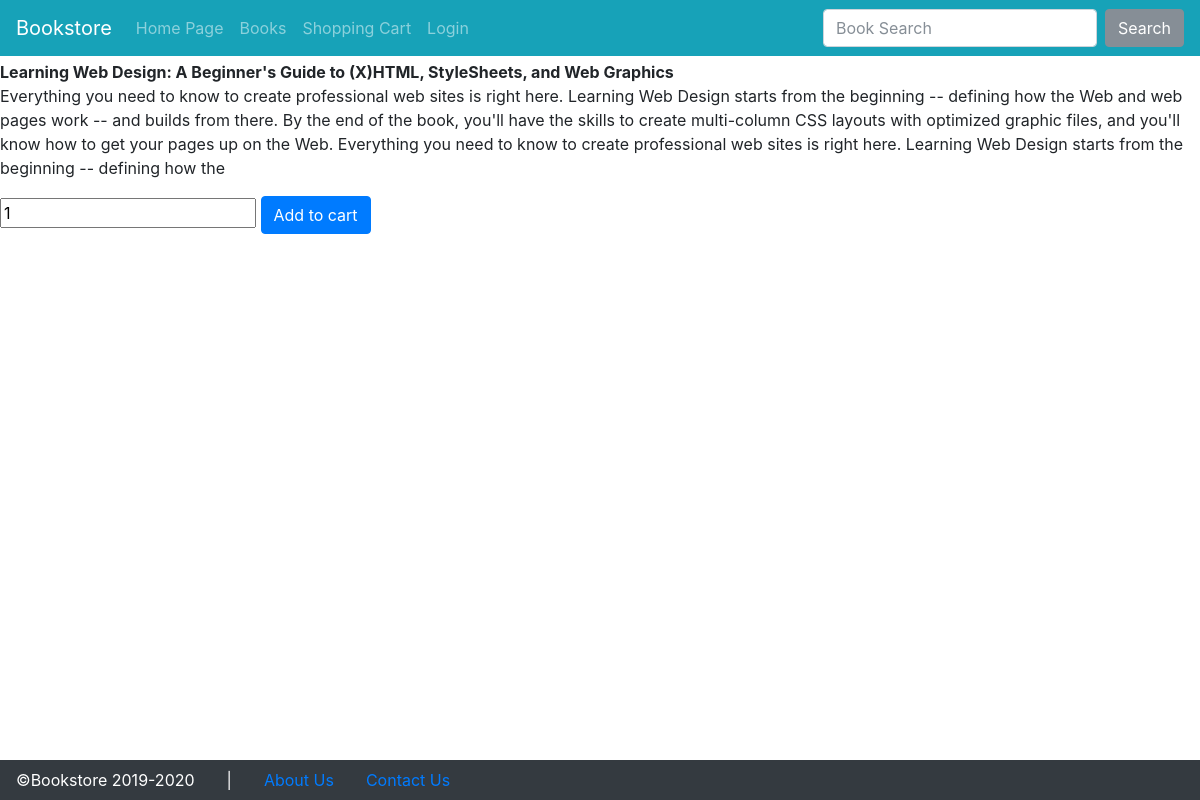
Screenshot of /index.php?p=productinfo&pid=13 with the database file from the repository.
### tables this page shows
CREATE TABLE `product` (
  `ID` int(11) NOT NULL,
  `Title` varchar(200) DEFAULT NULL,
  `author` int(11) NOT NULL,
  `Description` varchar(500) DEFAULT NULL,
  `Price` float DEFAULT NULL,
  `stock` int(11) UNSIGNED NOT NULL DEFAULT 0,
  `Category` int(11) DEFAULT NULL,
  `image` varchar(500) NOT NULL DEFAULT 'products/empty.png'
);

### internal/productinfo.php (the view, shortened to what this page needs)
<?php
$pid = $_REQUEST['pid'];
$sql = "select * from product where ID=?";
if( $stmt = $mysqli->prepare($sql) ) {
	$stmt->bind_param("i", $pid);
	$stmt->execute();
	$result = $stmt->get_result();
	while ($row = $result->fetch_assoc()) {
		print "<b>$row[Title]</b>".
		"<p>$row[Description]</p>".
		"<form onsubmit='add_cart(event, $row[ID])'>
			<input id='qty' type='number' min='1' step='1' value='1' name='qty'>
			<button type='submit' class='btn btn-primary' id='btn_add_cart'>Add to cart</button>
		</form>
		";
	}
}
?>

### index.php (shortened to what this page needs)
<!doctype html>
<html lang="en">
<head>
    <link href="./bootstrap/bootstrap.min.css" rel="stylesheet">
    <link href="./css/select2.min.css" rel="stylesheet">
    <link href="./css/select2-bootstrap4.min.css" rel="stylesheet">
    <link href="./bootstrap/dashboard.css" rel="stylesheet">
    <link href="./css/datatables.min.css" rel="stylesheet">
    <link href="./css/custom.css" rel="stylesheet">
    <link href="./css/toastr.min.css" rel="stylesheet">
  </head>
<body>
    <header>
      <nav id="topNavbar" class="navbar navbar-expand-<?php if($_SESSION['username']!='?') echo "lg"; else echo "md";?> navbar-dark bg-info">
        <a class="navbar-brand" href="#">Bookstore</a>
        <div class="collapse navbar-collapse" id="navbarsExampleDefault">
          <ul class="navbar-nav mr-auto">
          <?php if($_SESSION['is_admin']):?>
			<li class="nav-item<?php if($_SERVER['QUERY_STRING'] == 'p=author_manage') echo ' active';?>">
              <a class="nav-link" href="?p=author_manage">Author Management</a>
            </li>
            <li class="nav-item<?php if($_SERVER['QUERY_STRING'] == 'p=book_manage') echo ' active';?>">
              <a class="nav-link" href="?p=book_manage">Book Management</a>
            </li>
			<li class="nav-item<?php if($_SERVER['QUERY_STRING'] == 'p=category_manage') echo ' active';?>">
              <a class="nav-link" href="?p=category_manage">Category Management</a>
            </li>
            <li class="nav-item<?php if($_SERVER['QUERY_STRING'] == 'p=orders_manage') echo ' active';?>">
              <a class="nav-link" href="?p=orders_manage">Order Management</a>
            </li>
	<li class="nav-item<?php if($_SERVER['QUERY_STRING'] == 'p=coupon_manage') echo ' active';?>">
              <a class="nav-link" href="?p=coupon_manage">Coupon Management</a>
            </li>
            <li class="nav-item">
              <a class="nav-link" href="?p=logout">Logout</a>
            </li>
          <?php else:?>
          <?php if($_SESSION['username']!='?'):?>
            <li class="nav-item<?php if($_SERVER['QUERY_STRING'] == '' || $_SERVER['QUERY_STRING'] == 'p=start') echo ' active';?>">
              <a class="nav-link" href="index.php?p=start">Home Page</a>
            </li>
            <li class="nav-item<?php if($_SERVER['QUERY_STRING'] == 'p=products') echo ' active';?>">
              <a class="nav-link" href="?p=products">All Books</a>
            </li>
            <li class="nav-item<?php if($_SERVER['QUERY_STRING'] == 'p=cart') echo ' active';?>">
              <a class="nav-link" href="?p=cart">Shopping Cart</a>
            </li>
            <li class="nav-item<?php if($_SERVER['QUERY_STRING'] == 'p=myorders') echo ' active';?>">
              <a class="nav-link " href="?p=myorders">My orders</a>
            </li>
            <li class="nav-item<?php if($_SERVER['QUERY_STRING'] == 'p=myinfo') echo ' active';?>">
              <a class="nav-link" href="?p=myinfo">My Account</a>
            </li>
            <li class="nav-item">
              <a class="nav-link" href="?p=logout">Logout</a>
            </li>
          <?php else:?>
            <li class="nav-item<?php if($_SERVER['QUERY_STRING'] == '' || $_SERVER['QUERY_STRING'] == 'p=start') echo ' active';?>">
              <a class="nav-link" href="index.php?p=start">Home Page</a>
            </li>
            <li class="nav-item<?php if($_SERVER['QUERY_STRING'] == 'p=products') echo ' active';?>">
              <a class="nav-link" href="?p=products">Books</a>
            </li>
            <li class="nav-item<?php if($_SERVER['QUERY_STRING'] == 'p=cart') echo ' active';?>">
              <a class="nav-link" href="?p=cart">Shopping Cart</a>
            </li>
            <li class="nav-item<?php if($_SERVER['QUERY_STRING'] == 'p=login') echo ' active';?>">
              <a class="nav-link" href="?p=login">Login</a>
            </li>
          <?php endif;?>
          <?php endif;?>
			</ul>
    <?php if(!$_SESSION['is_admin']): ?>
      <form id="searchBoxForm" method="GET" class="form-inline my-2 my-lg-0">
        <input class="form-control mr-sm-2" name="search" type="search" placeholder="Book Search" aria-label="Search" value="<?php if( isset($_SESSION['bookSearch']['searchbox'])) echo $_SESSION['bookSearch']['searchbox'];?>">
        <button class="btn btn-secondary my-2 my-sm-0" type="submit">Search</button>
      </form>
    <?php endif; ?>
        </div>
      </nav>
    </header>
<div class="container-fluid py-1 px-0" style="overflow: auto">
      <div class="row m-0">
<main id='maincontent' role="main" class="w-100 px-0">
<?php
$p = $_REQUEST['p'];
$pages = array('start','shopinfo','login','do_login','after_login','logout','myinfo','contact','products','cart','catinfo','productinfo','add_cart','empty_cart','buy_cart', 'orders_manage', 'book_manage', 'search_box', 'category_manage', 'author_manage', 'coupon_manage');
foreach($pages as $pp) {
	if($pp==$p) {
		require "internal/$p.php";
	}
}
?>
     </main>
      </div>
    </div>
    <div id="bottomFooter" class="text-white bg-dark">
      <div class="row align-items-center mx-0">
        <div class="nav-link">
          &copy;Bookstore 2019-2020
        </div>
        <div class="nav-link">|</div>
        <a class="nav-link" href="?p=shopinfo">About Us</a>
        <a class="nav-link" href="?p=contact">Contact Us</a>
      </div>
    </div>
  </body>
</html>

### css/custom.css (style rules this page uses)
html, body { height: 100%!important; overflow: hidden!important; margin: 0!important; padding: 0!important; }

### rows the page displays
product: Title "Learning Web Design: A Beginner's Guide to (X)HTML, StyleSheets, and Web Graphics", Description "Everything you need to know to create professional web sites is right here. Learning Web Design starts from the beginning -- defining how the Web and web pages work -- and builds from there. By the end of the book, you'll have the skills to create multi-column CSS layouts with optimized graphic files, and you'll know how to get your pages up on the Web. Everything you need to know to create professional web sites is right here. Learning Web Design starts from the beginning -- defining how the"
